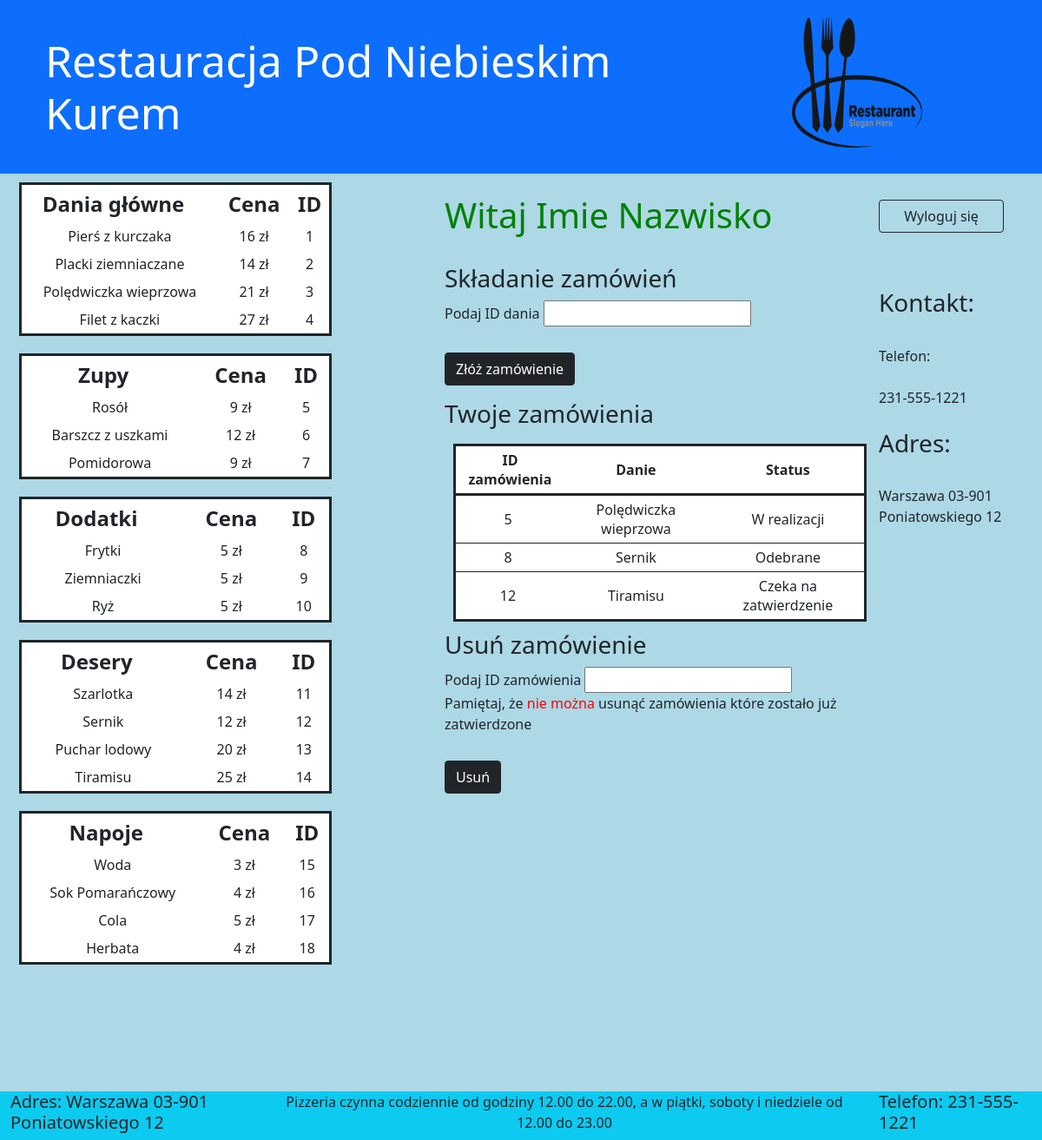
The app's page /index.php (signed in) with its own data.
### tables this page shows
CREATE TABLE `dania` (
  `ID` int(11) NOT NULL,
  `typ` int(11) DEFAULT NULL,
  `nazwa` varchar(30) DEFAULT NULL,
  `cena` int(11) DEFAULT NULL
);

CREATE TABLE `zamowienia` (
  `ID` int(11) NOT NULL,
  `klient` varchar(61) NOT NULL,
  `ID_dania` int(11) NOT NULL,
  `telefon` int(9) DEFAULT NULL,
  `status` int(11) DEFAULT NULL
);

CREATE TABLE `status` (
  `ID` int(11) NOT NULL,
  `opis` varchar(30) NOT NULL
);

### index.php (the view, shortened to what the rows shown need)
<html>
    <head>
<?php
$host="localhost";
$db="restauracjapnk";
$dbuser="root";
$dbpass="";
$conn= new mysqli($host,$dbuser,$dbpass,$db);
?>
        <link href="https://cdn.jsdelivr.net/npm/bootstrap@5.1.3/dist/css/bootstrap.min.css" rel="stylesheet">
    </head>
    <body style="background-color:lightblue">
    <header class="container-fluid bg-primary">
        <div class="row" style="height:200px;">
            <div class="col-9">
                <h1 style="color:white;">Restauracja Pod Niebieskim Kurem</h1>
            </div>
        </div>
    </header>
    <div class="container-fluid">
        <div class="row">
            <div class="col-5">
<?php
if(isset($_COOKIE['pracownik'])){
  $sql="
  select id,id_dania,status
  from zamowienia;
  ";
  $result =$conn->query($sql);
  if ($result->num_rows > 0) {
    echo("
    <table class='zamowienia'>
      <tr>
        <th style='padding-right:0px;'>ID zamówienia</th>
        <th>Danie</th>
        <th>Status</th>
      </tr>
    ");
    while($row = $result->fetch_assoc()) {
      $id=$row["id_dania"];
      $sql1="
        select nazwa
        from dania
        where
        ID=$id;
        ";
      $result1 =$conn->query($sql1);
      if($result1==TRUE){
        $result2 = $result1->fetch_assoc();
        $danie=$result2['nazwa'];
      }
      else{
        $danie=$id;
      }
    echo("
      <tr>
        <td class='text-center'>".$row["id"]."</td>
        <td class='text-center'>".$danie."</td>
        <td class='text-center'>".$row["status"]."</td>
      </tr>
    ");
  }
  echo("</table>");
}
 else {
  echo "Brak zamówień"
  ;}
  $sql="
  select nazwa,cena,id
  from dania
  where typ=1;
  ";
  $result =$conn->query($sql);
  if ($result->num_rows > 0) {
    echo("
    <table>
      <tr>
        <th style='padding-right:20px;'>Dania główne</th>
        <th>Cena</th>
        <th>ID</th>
      </tr>
    ");
  while($row = $result->fetch_assoc()) {
    echo("
      <tr>
        <td>".$row["nazwa"]."</td>
        <td class='text-center'>".$row["cena"]." zł</td>
        <td class='text-center'>".$row["id"]."</td>
      </tr>
    ");
  }
  echo("</table>");
}
 else {
  echo "0 results";}
  $sql="
  select nazwa,cena,id
  from dania
  where typ=2;
  ";
  $result =$conn->query($sql);
  if ($result->num_rows > 0) {
    echo("
    <table>
      <tr>
        <th style='padding-right:20px;'>Zupy</th>
        <th>Cena</th>
        <th>ID</th>
      </tr>
    ");
  while($row = $result->fetch_assoc()) {
    echo("
      <tr>
        <td>".$row["nazwa"]."</td>
        <td class='text-center'>".$row["cena"]." zł</td>
        <td class='text-center'>".$row["id"]."</td>
      </tr>
    ");
  }
  echo("</table>");
}
 else {
  echo "0 results";}
  $sql="
  select nazwa,cena,id
  from dania
  where typ=3;
  ";
  $result =$conn->query($sql);
  if ($result->num_rows > 0) {
    echo("
    <table>
      <tr>
        <th style='padding-right:20px;'>Dodatki</th>
        <th>Cena</th>
        <th>ID</th>
      </tr>
    ");
  while($row = $result->fetch_assoc()) {
    echo("
      <tr>
        <td>".$row["nazwa"]."</td>
        <td class='text-center'>".$row["cena"]." zł</td>
        <td class='text-center'>".$row["id"]."</td>
      </tr>
    ");
  }
  echo("</table>");
}
 else {
  echo "0 results";}
  $sql="
  select nazwa,cena,id
  from dania
  where typ=4;
  ";
  $result =$conn->query($sql);
  if ($result->num_rows > 0) {
    echo("
    <table>
      <tr>
        <th style='padding-right:20px;'>Desery</th>
        <th>Cena</th>
        <th>ID</th>
      </tr>
    ");
  while($row = $result->fetch_assoc()) {
    echo("
      <tr>
        <td>".$row["nazwa"]."</td>
        <td class='text-center'>".$row["cena"]." zł</td>
        <td class='text-center'>".$row["id"]."</td>
      </tr>
    ");
  }
  echo("</table>");
}
 else {
  echo "0 results";}
  $sql="
  select nazwa,cena,id
  from dania
  where typ=5;
  ";
  $result =$conn->query($sql);
  if ($result->num_rows > 0) {
    echo("
    <table>
      <tr>
        <th style='padding-right:20px;'>Napoje</th>
        <th>Cena</th>
        <th>ID</th>
      </tr>
    ");
  while($row = $result->fetch_assoc()) {
    echo("
      <tr>
        <td>".$row["nazwa"]."</td>
        <td class='text-center'>".$row["cena"]." zł</td>
        <td class='text-center'>".$row["id"]."</td>
      </tr>
    ");
  }
  echo("</table>");
}
 else {
  echo "0 results";}
}
else{
if(isset($_COOKIE['imie'])&& isset($_COOKIE['nazwisko'])){
  $sql="
  select nazwa,cena,id
  from dania
  where typ=1;
  ";
  $result =$conn->query($sql);
  if ($result->num_rows > 0) {
    echo("
    <table>
      <tr>
        <th style='padding-right:20px;'>Dania główne</th>
        <th>Cena</th>
        <th>ID</th>
      </tr>
    ");
  while($row = $result->fetch_assoc()) {
    echo("
      <tr>
        <td>".$row["nazwa"]."</td>
        <td class='text-center'>".$row["cena"]." zł</td>
        <td class='text-center'>".$row["id"]."</td>
      </tr>
    ");
  }
  echo("</table>");
}
 else {
  echo "0 results";}
  $sql="
  select nazwa,cena,id
  from dania
  where typ=2;
  ";
  $result =$conn->query($sql);
  if ($result->num_rows > 0) {
    echo("
    <table>
      <tr>
        <th style='padding-right:20px;'>Zupy</th>
        <th>Cena</th>
        <th>ID</th>
      </tr>
    ");
  while($row = $result->fetch_assoc()) {
    echo("
      <tr>
        <td>".$row["nazwa"]."</td>
        <td class='text-center'>".$row["cena"]." zł</td>
        <td class='text-center'>".$row["id"]."</td>
      </tr>
    ");
  }
  echo("</table>");
}
 else {
  echo "0 results";}
  $sql="
  select nazwa,cena,id
  from dania
  where typ=3;
  ";
  $result =$conn->query($sql);
  if ($result->num_rows > 0) {
    echo("
    <table>
      <tr>
        <th style='padding-right:20px;'>Dodatki</th>
        <th>Cena</th>
        <th>ID</th>
      </tr>
    ");
  while($row = $result->fetch_assoc()) {
    echo("
      <tr>
        <td>".$row["nazwa"]."</td>
        <td class='text-center'>".$row["cena"]." zł</td>
        <td class='text-center'>".$row["id"]."</td>
      </tr>
    ");
  }
  echo("</table>");
}
 else {
  echo "0 results";}
  $sql="
  select nazwa,cena,id
  from dania
  where typ=4;
  ";
  $result =$conn->query($sql);
  if ($result->num_rows > 0) {
    echo("
    <table>
      <tr>
        <th style='padding-right:20px;'>Desery</th>
        <th>Cena</th>
        <th>ID</th>
      </tr>
    ");
  while($row = $result->fetch_assoc()) {
    echo("
      <tr>
        <td>".$row["nazwa"]."</td>
        <td class='text-center'>".$row["cena"]." zł</td>
        <td class='text-center'>".$row["id"]."</td>
      </tr>
    ");
  }
  echo("</table>");
}
 else {
  echo "0 results";}
  $sql="
  select nazwa,cena,id
  from dania
  where typ=5;
  ";
  $result =$conn->query($sql);
  if ($result->num_rows > 0) {
    echo("
    <table>
      <tr>
        <th style='padding-right:20px;'>Napoje</th>
        <th>Cena</th>
        <th>ID</th>
      </tr>
    ");
  while($row = $result->fetch_assoc()) {
    echo("
      <tr>
        <td>".$row["nazwa"]."</td>
        <td class='text-center'>".$row["cena"]." zł</td>
        <td class='text-center'>".$row["id"]."</td>
      </tr>
    ");
  }
  echo("</table>");
}
 else {
  echo "0 results";}
}
}
?>
            </div>
            <div class='col-5'>
<?php
if(isset($_COOKIE['pracownik'])){
  echo("
  <br/>
  <h1 style='color:green;'>Witaj w panelu administracyjnym</h1>
  <br/>
  <form action='' method='post'>
    <h3>Edytuj status zamówień</h3>
    <label>Podaj ID zamówienia</label><br/>
      <input type='number' name='id'><br/>
    <label>Podaj status zamówienia</label><br/>
      <input type='number' name='status'><br/>
      <input style='margin-top:30px;' class='btn btn-dark d-flex justify-content-center' type='submit' value='Edytuj' name='edycja'/>
  </form>
  ");
if(isset($_POST["edycja"])){
  $id=$_POST["id"];
  $status=$_POST["status"];
  if(empty($id)==TRUE || empty($status)==TRUE){
    echo "<div class='text-center' style='color:red'>Uzupełnij wsztstkie rubryki</div>";
  }
  else{
    $sql="
    UPDATE zamowienia
    SET status=$status
    WHERE id=$id;
    ";
    $result =$conn->query($sql);
    if ($result==TRUE){
      echo "
      <br/><form action='' method='post'>
      <div class='text-center' style='color:green'>Edycja udana,
      <input type='submit'name='reload' value='odśwież'>
      by zobaczyć zmiany</div>
      </form>
      ";
    }
    else{
      echo "<div class='text-center' style='color:red'>Edycja nieudana</div>";
    }
  }
}
echo("
<br/><div style='color:purple'>STATUS ZAMÓWIENIA:</div>
<div style='color:purple'>1 - zamówienie czeka na zatwierdzenie</div>
<div style='color:purple'>2 - zamówienie w trakcie realizowania</div>
<div style='color:purple'>3 - zamówienie jest gotowe</div>
<div style='color:purple'>4 - zamówienie odebrane przez klienta</div><br/>
<form action='' method='post'>
  <h3>Usuń zamówienie</h3>
  <label>Podaj ID zamówienia</label><br/>
    <input type='number' name='id'>
    <input style='margin-top:30px;' class='btn btn-dark d-flex justify-content-center' type='submit' value='Usuń' name='p_usun'/>
</form>
");
if(isset($_POST["p_usun"])){
  $id=$_POST["id"];
  if(empty($id)==TRUE){
    echo "<div class='text-center' style='color:red'>Wpisz id zamówienia</div>";
  }
  else{
    $sql="
    DELETE FROM zamowienia
    WHERE id=$id;
    ";
    $result =$conn->query($sql);
    if ($result==TRUE){
      $int=$conn->affected_rows;
      if($int>0){
      echo "
        <br/><form action='' method='post'>
        <div class='text-center' style='color:green'>Usunięto zamówienie,
        <input type='submit'name='reload' value='odśwież'>
        by zobaczyć zmiany</div>
        </form>
      ";
      }
      else{
      echo "
      <div class='text-center' style='color:red'>Nie ma zamówienia o takim ID</div>
      ";
      }
    }
    else{
      echo "<div class='text-center' style='color:red'>Nie udało się usunąć zamówienia</div>";
    }
  }
}
echo("
  <form action='' method='post'>
    <h3>Dodawanie dań do menu</h3>
    <label>Nazwa</label><br/>
      <input type='text' name='nazwa'><br/>
    <label>Cena</label><br/>
      <input type='number' name='cena'><br/>
    <label>Typ</label><br/>
      <input type='number' name='typ'><br/>
      <input style='margin-top:30px;' class='btn btn-dark d-flex justify-content-center' type='submit' value='Dodaj' name='dodawanie_d'/>
  </form>
");
if(isset($_POST['dodawanie_d'])){
  $nazwa=$_POST['nazwa'];
  $cena=$_POST['cena'];
  $typ=$_POST['typ'];
  if(empty($nazwa)==TRUE || empty($cena)==TRUE || empty($typ)==TRUE){
    echo "<div class='text-center' style='color:red'>Uzupełnij wszystkie rubryki</div>";
  }
  else{
    $sql="
    INSERT INTO dania(nazwa,cena,typ)
    VALUES
    ('$nazwa',$cena,$typ);
    ";
    $result =$conn->query($sql);
    if ($result==TRUE){
      echo("
      <br/><form action='' method='post'>
        <div class='text-center' style='color:green'>Dodano danie,
        <input type='submit'name='reload' value='odśwież'>
        by zobaczyć zmiany</div>
      </form>
      ");
    }
    else{
      echo "<div class='text-center' style='color:red'>Nie udało się dodać dania</div>";
    }
  }
}
echo("
<br/><div style='color:purple'>TYP DANIA:</div>
<div style='color:purple'>1 - Danie główne</div>
<div style='color:purple'>2 - Zupa</div>
<div style='color:purple'>3 - Dodatek</div>
<div style='color:purple'>4 - Deser</div>
<div style='color:purple'>4 - Napój</div><br/>
");
echo("
<form action='' method='post'>
  <h3>Usuń danie</h3>
  <label>Podaj ID dania</label><br/>
    <input type='number' name='id'>
    <input style='margin-top:30px;' class='btn btn-dark d-flex justify-content-center' type='submit' value='Usuń' name='p_usun_danie'/>
</form>
");
if(isset($_POST["p_usun_danie"])){
  $id=$_POST["id"];
  if(empty($id)==TRUE){
    echo "<div class='text-center' style='color:red'>Wpisz ID dania</div>";
  }
  else{
    $sql="
    DELETE FROM dania
    WHERE id=$id;
    ";
    $result =$conn->query($sql);
    if ($result==TRUE){
      $int=$conn->affected_rows;
      if($int>0){
      echo "
        <br/><form action='' method='post'>
        <div class='text-center' style='color:green'>Usunięto danie,
        <input type='submit'name='reload' value='odśwież'>
        by zobaczyć zmiany</div>
        </form>
      ";
      }
      else{
      echo "
      <div class='text-center' style='color:red'>Nie ma dania o takim ID</div>
      ";
      }
    }
    else{
      echo "<div class='text-center' style='color:red'>Nie udało się usunąć dania</div>";
    }
  }
}
}
else{
if(isset($_COOKIE['imie'])&& isset($_COOKIE['nazwisko'])){
  $imie=$_COOKIE['imie'];
  $nazwisko=$_COOKIE['nazwisko'];
  echo("
  <br/>
  <h1 style='color:green;'>Witaj $imie $nazwisko</h1>
  <br/>
  <form action='' method='post'>
    <h3>Składanie zamówień</h3>
    <label>Podaj ID dania</label>
      <input type='number' name='id'>
      <input style='margin-top:30px;' class='btn btn-dark d-flex justify-content-center' type='submit' value='Złóż zamówienie' name='zamowienie'/>
  </form>
");
  $imie=$_COOKIE['imie'];
  $nazwisko=$_COOKIE['nazwisko'];
  $sql="
  select id,id_dania,status
  from zamowienia
  where
  klient='$imie $nazwisko';
  ";
  $result =$conn->query($sql);
  if ($result->num_rows > 0) {
    echo("
    <table class='zamowienia'>
      <tr>
        <th style='padding-right:0px;'>ID zamówienia</th>
        <th>Danie</th>
        <th>Status</th>
      </tr>
    ");
  while($row = $result->fetch_assoc()) {
    $status=$row["status"];
    $sql1="
      select opis
      from status
      where
      ID=$status;
      ";
    $result11 =$conn->query($sql1);
    if($result11==TRUE){
      $result22 = $result11->fetch_assoc();
      $opis=$result22['opis'];
    }
    else{
      $opis=$status;
    }
    $id=$row["id_dania"];
    $sql1="
      select nazwa
      from dania
      where
      ID=$id;
      ";
    $result1 =$conn->query($sql1);
    if($result1==TRUE){
      $result2 = $result1->fetch_assoc();
      $danie=$result2['nazwa'];
    }
    else{
      $danie=$id;
    }
    echo("
      <tr>
        <td class='text-center'>".$row["id"]."</td>
        <td class='text-center'>".$danie."</td>
        <td class='text-center'>".$opis."</td>
      </tr>
    ");
  }
  echo("</table>");
}
 else {
  echo "Brak posiadanych zamówień";
}
  echo("
  <br/>
  <form action='' method='post'>
    <h3>Usuń zamówienie</h3>
    <label>Podaj ID zamówienia</label>
      <input type='number' name='id'>
      <div>Pamiętaj, że <span style='color:red'>nie można</span> usunąć zamówienia które zostało już zatwierdzone</div>
      <input style='margin-top:30px;' class='btn btn-dark d-flex justify-content-center' type='submit' value='Usuń' name='usun'/>
  </form>
  ");
}
}
?>
            </div>
        </div><br/><br/><br/>
    </div></br></br></br></br></br>
  </body>
</html>

### records on screen
dania: nazwa "Pierś z kurczaka", cena "16", ID "1"
dania: nazwa "Placki ziemniaczane", cena "14", ID "2"
dania: nazwa "Polędwiczka wieprzowa", cena "21", ID "3"
dania: nazwa "Filet z kaczki", cena "27", ID "4"
dania: nazwa "Rosół", cena "9", ID "5"
dania: nazwa "Barszcz z uszkami", cena "12", ID "6"
dania: nazwa "Pomidorowa", cena "9", ID "7"
dania: nazwa "Frytki", cena "5", ID "8"
dania: nazwa "Ziemniaczki", cena "5", ID "9"
dania: nazwa "Ryż", cena "5", ID "10"
dania: nazwa "Szarlotka", cena "14", ID "11"
dania: nazwa "Sernik", cena "12", ID "12"
dania: nazwa "Puchar lodowy", cena "20", ID "13"
dania: nazwa "Tiramisu", cena "25", ID "14"
dania: nazwa "Woda", cena "3", ID "15"
dania: nazwa "Sok Pomarańczowy", cena "4", ID "16"
dania: nazwa "Cola", cena "5", ID "17"
dania: nazwa "Herbata", cena "4", ID "18"
zamowienia: ID "5", ID_dania.nazwa "Polędwiczka wieprzowa", status.opis "W realizacji"
zamowienia: ID "8", ID_dania.nazwa "Sernik", status.opis "Odebrane"
zamowienia: ID "12", ID_dania.nazwa "Tiramisu", status.opis "Czeka na zatwierdzenie"

### other values on screen
$imie "Imie"
$nazwisko "Nazwisko"
